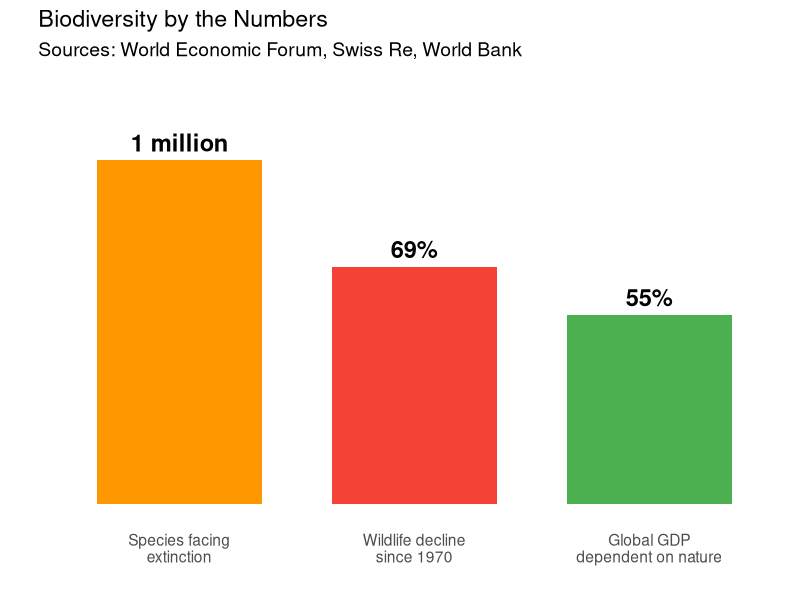
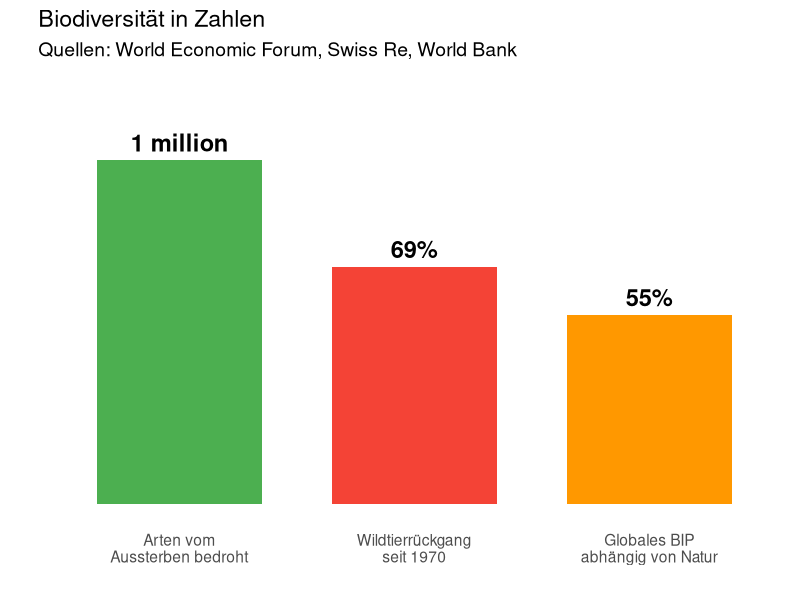
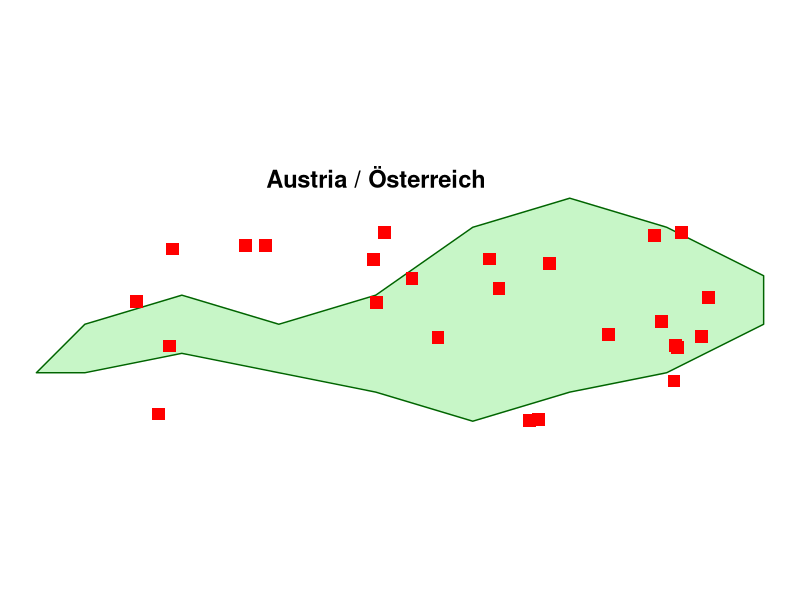
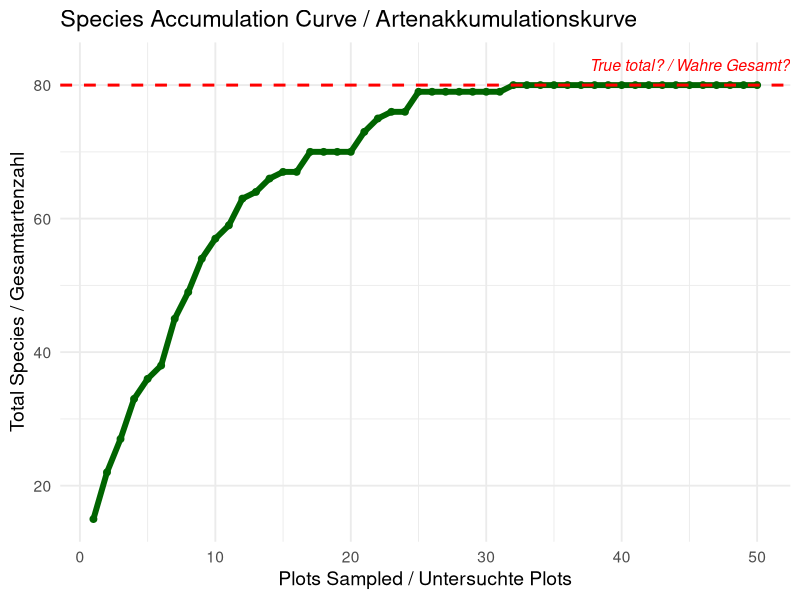
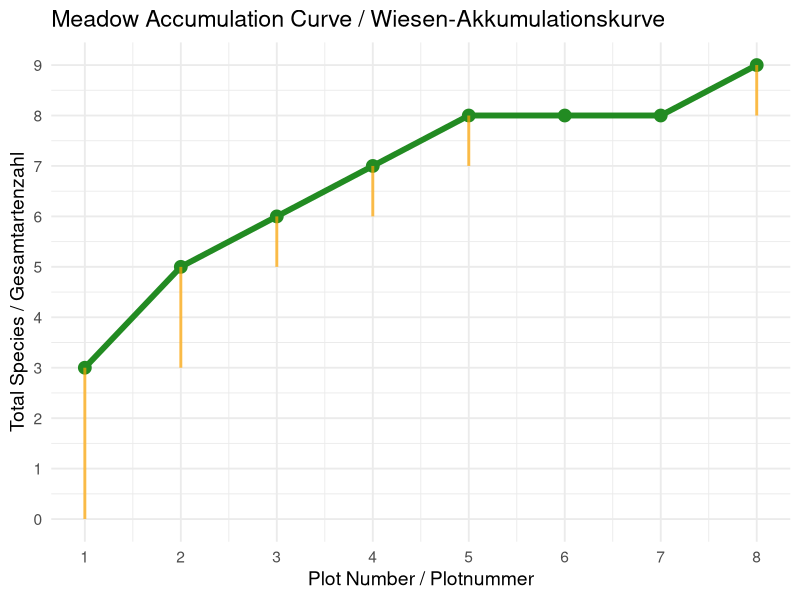
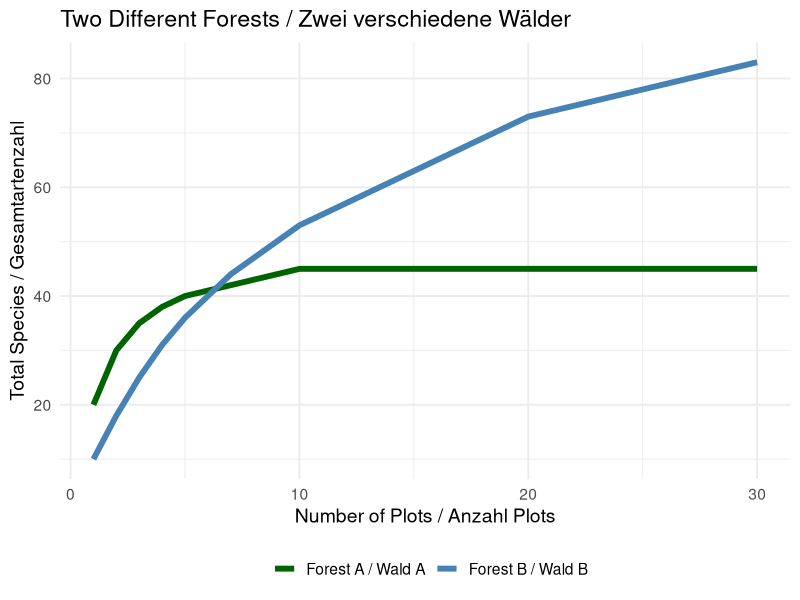
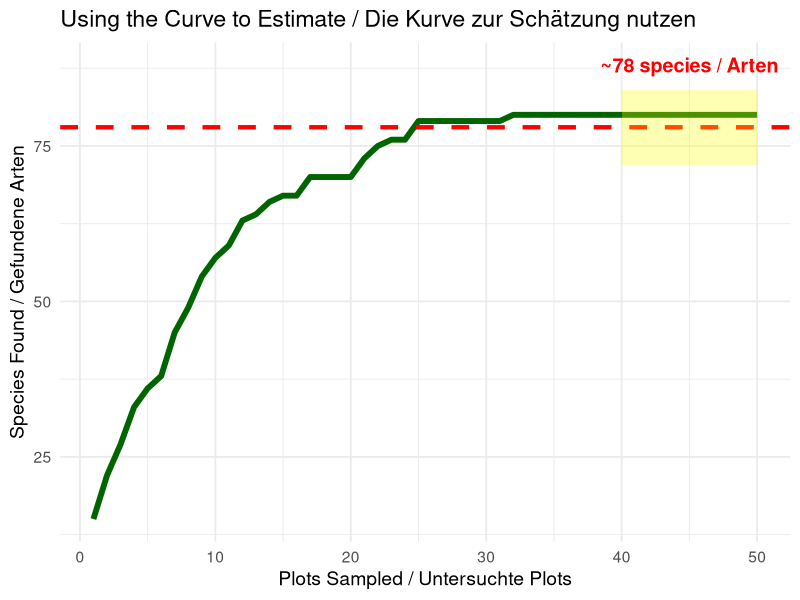
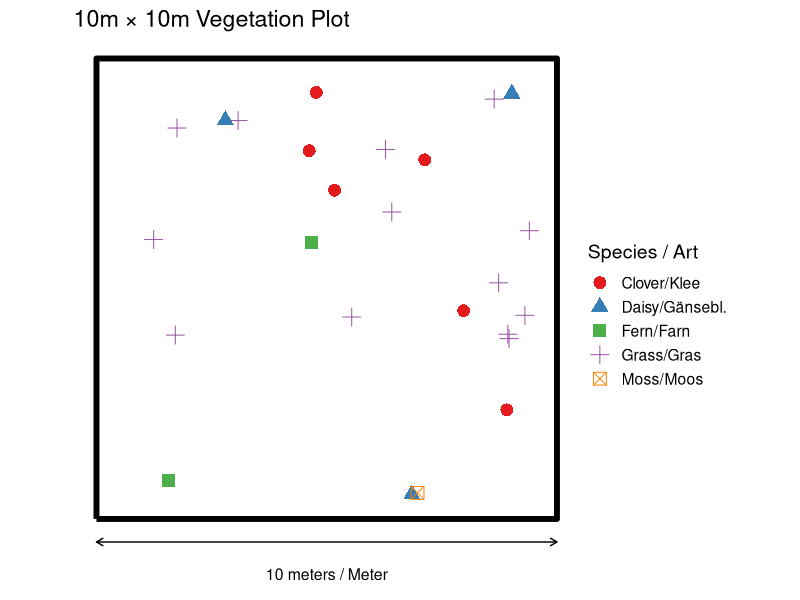

Generate these figures, in order, with R:
## ---- chunk 1
knitr::opts_chunk$set(echo = FALSE, message = FALSE, warning = FALSE, fig.width = 9, fig.height = 5)
library(tidyverse)
library(knitr)
## ---- chunk 2
# Real statistics from World Economic Forum, Swiss Re, World Bank
facts <- data.frame(
  fact_en = c("Global GDP\ndependent on nature", "Wildlife decline\nsince 1970", "Species facing\nextinction"),
  fact_de = c("Globales BIP\nabhängig von Natur", "Wildtierrückgang\nseit 1970", "Arten vom\nAussterben bedroht"),
  value = c(55, 69, 100),
  label = c("55%", "69%", "1 million")
)

p_facts <- ggplot(facts, aes(x = reorder(fact_en, -value), y = value, fill = fact_en)) +
  geom_col(show.legend = FALSE, width = 0.7) +
  geom_text(aes(label = label), vjust = -0.5, size = 6, fontface = "bold") +
  scale_fill_manual(values = c("#4CAF50", "#FF9800", "#F44336")) +
  labs(title = "Biodiversity by the Numbers",
       subtitle = "Sources: World Economic Forum, Swiss Re, World Bank",
       x = "", y = "") +
  theme_minimal(base_size = 14) +
  theme(axis.text.y = element_blank(),
        axis.ticks = element_blank(),
        panel.grid = element_blank()) +
  ylim(0, 120)

p_facts_de <- ggplot(facts, aes(x = reorder(fact_de, -value), y = value, fill = fact_de)) +
  geom_col(show.legend = FALSE, width = 0.7) +
  geom_text(aes(label = label), vjust = -0.5, size = 6, fontface = "bold") +
  scale_fill_manual(values = c("#4CAF50", "#FF9800", "#F44336")) +
  labs(title = "Biodiversität in Zahlen",
       subtitle = "Quellen: World Economic Forum, Swiss Re, World Bank",
       x = "", y = "") +
  theme_minimal(base_size = 14) +
  theme(axis.text.y = element_blank(),
        axis.ticks = element_blank(),
        panel.grid = element_blank()) +
  ylim(0, 120)
## ---- chunk 3
p_facts
## ---- chunk 4
p_facts_de
## ---- chunk 5
set.seed(42)
austria <- data.frame(
  x = c(9.5, 10, 11, 12, 13, 14, 15, 16, 17, 17, 16, 15, 14, 13, 12, 11, 10, 9.5),
  y = c(47, 47.5, 47.8, 47.5, 47.8, 48.5, 48.8, 48.5, 48, 47.5, 47, 46.8, 46.5, 46.8, 47, 47.2, 47, 47)
)

samples <- data.frame(
  x = runif(25, 10, 16.5),
  y = runif(25, 46.5, 48.5)
)

ggplot() +
  geom_polygon(data = austria, aes(x, y), fill = "lightgreen", color = "darkgreen", alpha = 0.5) +
  geom_point(data = samples, aes(x, y), size = 4, color = "red", shape = 15) +
  annotate("text", x = 13, y = 49, label = "Austria / Österreich", size = 6, fontface = "bold") +
  theme_void() +
  coord_fixed()
## ---- chunk 6
n_plots <- 50
species_pool <- 80

set.seed(123)
accumulation <- data.frame(
  plots = 1:n_plots,
  species = cumsum(c(15, rep(0, n_plots-1)))
)

current_species <- 15
for(i in 2:n_plots) {
  prob_new <- (species_pool - current_species) / species_pool
  new_species <- rbinom(1, 8, prob_new)
  current_species <- current_species + new_species
  accumulation$species[i] <- current_species
}

ggplot(accumulation, aes(x = plots, y = species)) +
  geom_line(color = "darkgreen", linewidth = 2) +
  geom_point(color = "darkgreen", size = 2) +
  geom_hline(yintercept = species_pool, linetype = "dashed", color = "red", linewidth = 1) +
  annotate("text", x = 45, y = species_pool + 3, label = "True total? / Wahre Gesamt?",
           color = "red", size = 4, fontface = "italic") +
  labs(title = "Species Accumulation Curve / Artenakkumulationskurve",
       x = "Plots Sampled / Untersuchte Plots",
       y = "Total Species / Gesamtartenzahl") +
  theme_minimal(base_size = 14) +
  scale_x_continuous(breaks = seq(0, 50, 10)) +
  scale_y_continuous(breaks = seq(0, 100, 20))
## ---- chunk 7
build_example <- data.frame(
  Plot = 1:8,
  `Species Found` = c("Daisy, Clover, Grass",
                      "Buttercup, Dandelion, Grass",
                      "Daisy, Thistle, Clover",
                      "Grass, Plantain, Daisy",
                      "Clover, Buttercup, Yarrow",
                      "Daisy, Grass, Clover",
                      "Dandelion, Plantain, Grass",
                      "Clover, Daisy, Sorrel"),
  `New Species` = c(3, 2, 1, 1, 1, 0, 0, 1),
  `Cumulative Total` = c(3, 5, 6, 7, 8, 8, 8, 9)
)

kable(build_example, align = "clcc")
## ---- chunk 8
build_example_de <- data.frame(
  Plot = 1:8,
  `Gefundene Arten` = c("Gänseblümchen, Klee, Gras",
                        "Butterblume, Löwenzahn, Gras",
                        "Gänseblümchen, Distel, Klee",
                        "Gras, Spitzwegerich, Gänseblümchen",
                        "Klee, Butterblume, Schafgarbe",
                        "Gänseblümchen, Gras, Klee",
                        "Löwenzahn, Spitzwegerich, Gras",
                        "Klee, Gänseblümchen, Sauerampfer"),
  `Neue Arten` = c(3, 2, 1, 1, 1, 0, 0, 1),
  `Kumulativ` = c(3, 5, 6, 7, 8, 8, 8, 9)
)

kable(build_example_de, align = "clcc")
## ---- chunk 9
example_data <- data.frame(
  plot = 1:8,
  cumulative = c(3, 5, 6, 7, 8, 8, 8, 9)
)

ggplot(example_data, aes(x = plot, y = cumulative)) +
  geom_line(color = "forestgreen", linewidth = 2) +
  geom_point(color = "forestgreen", size = 4) +
  geom_segment(aes(x = plot, xend = plot, y = lag(cumulative, default = 0), yend = cumulative),
               color = "orange", linewidth = 1, alpha = 0.7) +
  labs(title = "Meadow Accumulation Curve / Wiesen-Akkumulationskurve",
       x = "Plot Number / Plotnummer",
       y = "Total Species / Gesamtartenzahl") +
  theme_minimal(base_size = 14) +
  scale_x_continuous(breaks = 1:8) +
  scale_y_continuous(breaks = 0:10)
## ---- chunk 10
curves <- data.frame(
  plots = rep(1:30, 2),
  species = c(
    cumsum(c(20, 10, 5, 3, 2, rep(1, 5), rep(0, 20))),
    cumsum(c(10, 8, 7, 6, 5, 4, 4, 3, 3, 3, rep(2, 10), rep(1, 10)))
  ),
  curve = rep(c("Forest A / Wald A", "Forest B / Wald B"), each = 30)
)

ggplot(curves, aes(x = plots, y = species, color = curve)) +
  geom_line(linewidth = 2) +
  scale_color_manual(values = c("Forest A / Wald A" = "darkgreen", "Forest B / Wald B" = "steelblue")) +
  labs(title = "Two Different Forests / Zwei verschiedene Wälder",
       x = "Number of Plots / Anzahl Plots",
       y = "Total Species / Gesamtartenzahl",
       color = "") +
  theme_minimal(base_size = 14) +
  theme(legend.position = "bottom")
## ---- chunk 11
ggplot(accumulation, aes(x = plots, y = species)) +
  geom_line(color = "darkgreen", linewidth = 2) +
  geom_hline(yintercept = 78, linetype = "dashed", color = "red", linewidth = 1.5) +
  annotate("rect", xmin = 40, xmax = 50, ymin = 72, ymax = 84,
           fill = "yellow", alpha = 0.3) +
  annotate("text", x = 45, y = 88, label = "~78 species / Arten",
           color = "red", size = 5, fontface = "bold") +
  labs(title = "Using the Curve to Estimate / Die Kurve zur Schätzung nutzen",
       x = "Plots Sampled / Untersuchte Plots",
       y = "Species Found / Gefundene Arten") +
  theme_minimal(base_size = 14)
## ---- chunk 12
plot_area <- data.frame(
  x = c(0, 10, 10, 0, 0),
  y = c(0, 0, 10, 10, 0)
)

set.seed(42)
plants <- data.frame(
  x = runif(25, 0.5, 9.5),
  y = runif(25, 0.5, 9.5),
  species = sample(c("Grass/Gras", "Clover/Klee", "Daisy/Gänsebl.", "Moss/Moos", "Fern/Farn"), 25,
                   replace = TRUE, prob = c(0.4, 0.2, 0.2, 0.1, 0.1))
)

ggplot() +
  geom_path(data = plot_area, aes(x, y), linewidth = 2) +
  geom_point(data = plants, aes(x, y, color = species, shape = species), size = 4) +
  annotate("segment", x = 0, xend = 10, y = -0.5, yend = -0.5,
           arrow = arrow(ends = "both", length = unit(0.2, "cm"))) +
  annotate("text", x = 5, y = -1.2, label = "10 meters / Meter", size = 4) +
  scale_color_brewer(palette = "Set1") +
  labs(title = "10m × 10m Vegetation Plot",
       color = "Species / Art", shape = "Species / Art") +
  theme_void(base_size = 14) +
  theme(legend.position = "right") +
  coord_fixed()
## ---- chunk 13
preview_data <- data.frame(
  plots = rep(1:30, 2),
  species = c(
    cumsum(c(30, 15, 10, 8, 6, 5, 4, 3, 3, 2, rep(2, 10), rep(1, 10))),
    cumsum(c(5, 4, 4, 3, 3, 3, 3, 2, 2, 2, rep(2, 10), rep(1, 10)))
  ),
  type = rep(c("Native / Heimisch", "Alien"), each = 30)
)

ggplot(preview_data, aes(x = plots, y = species, color = type)) +
  geom_line(linewidth = 2) +
  scale_color_manual(values = c("Native / Heimisch" = "darkgreen", "Alien" = "red")) +
  labs(title = "What Might We Find? / Was könnten wir finden?",
       x = "Plots Sampled / Untersuchte Plots",
       y = "Species Found / Gefundene Arten",
       color = "") +
  theme_minimal(base_size = 14) +
  theme(legend.position = "bottom")
